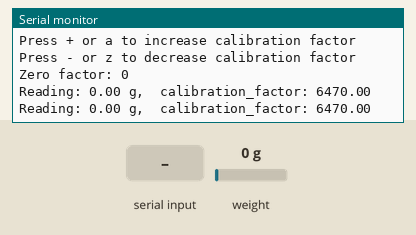
Simulated run of this sketch. Board: Arduino Uno, built with avr-gcc and run on an emulated ATmega328P. On the bench: the last lines printed to the serial monitor. The test bench sets the inputs (shaded band); at power-on: weight on the scale 0 g.

Above: at 12.2 s.
12.3 s: weight on the scale set to 100 g
At 13.6 s:
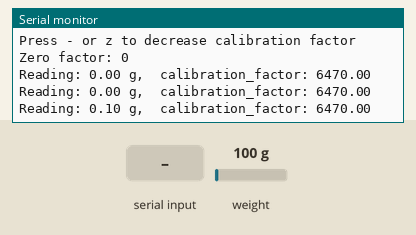
13.8 s: "+" received over Serial
15.3 s: "a" received over Serial
At 16.7 s:
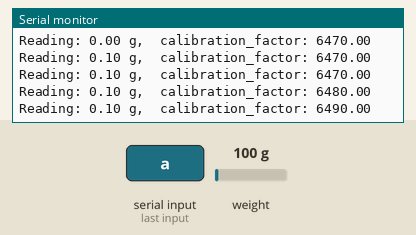
16.8 s: weight on the scale set to 1250 g
At 18.4 s:
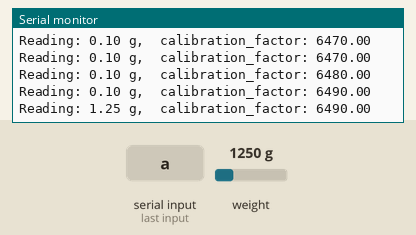
Timing chart, 0 to 19.3 s (numbered marks = the images above; inputs shaded):
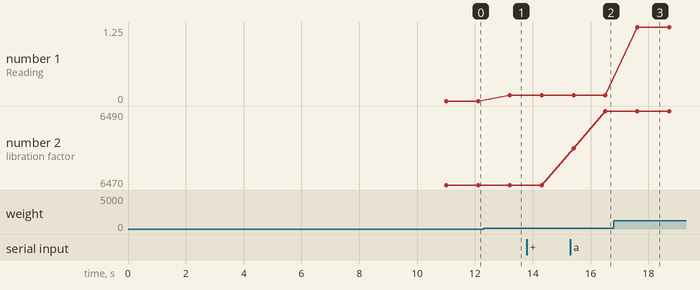

Measured:
- after the input at 12.3 s, the serial monitor: prints a new line after 0.91 s (image 1)
- after the input at 15.3 s, the serial monitor: prints a new line after 1.2 s (image 2)
- after the input at 16.8 s, the serial monitor: prints a new line after 0.82 s (image 3)
- plotted number 1: 0 → 0.1 after the input at 12.3 s, 0.1 → 1.25 after the input at 16.8 s
- plotted number 2: 6470 → 6490 after the input at 15.3 s

The sketch:

test_weight.ino
```cpp
// (licence header left out)
#include "HX711.h"

#define DOUT  7
#define CLK  8

HX711 scale;
unsigned long startMillis;
unsigned long currentMillis;
float calibration_factor = 6470; //6470

void setup() {
  scale.begin(DOUT, CLK);
  delay(3000);
  Serial.begin(115200);
  Serial.println();
  Serial.println("Calibration Starts: remove all weight from scale!");
  delay(5000);
  Serial.println();
  Serial.println("After readings starts, place known weight on scale");
  Serial.println();
  Serial.println("Press + or a to increase calibration factor");
  Serial.println("Press - or z to decrease calibration factor");
  Serial.println();

  scale.set_scale();
  scale.tare();	//Reset the scale to 0

  long zero_factor = scale.read_average(); //Get a baseline reading
  Serial.print("Zero factor: "); //This can be used to remove the need to tare the scale. Useful in permanent scale projects.
  Serial.println(zero_factor);
   scale.tare();  //Reset the scale to 0
}

void loop() {

  scale.set_scale(calibration_factor); //Adjust to this calibration factor

  Serial.print("Reading: ");
  //startMillis = micros();
  Serial.print(scale.get_units(), 2);//10Hz:0.07 ms; 20Hz: 41 ms; 50Hz: 70 ms; 100Hz: 80 ms; 1000Hz: 90 ms WAIT UNTIL READY!!!
  //Serial.println(micros() - startMillis); // max: 6 ms; >100Hz-read: 5-6ms; 65Hz-read: <1.5 ms; <=50Hz-read: 0.2 ms
  Serial.print(" g,  calibration_factor: "); //Change this to kg and re-adjust the calibration factor if you follow SI units like a sane person
  Serial.println(calibration_factor);

  if(Serial.available())
  {
    char temp = Serial.read();
    if(temp == '+' || temp == 'a')
      calibration_factor += 10;
    else if(temp == '-' || temp == 'z')
      calibration_factor -= 10;
  }
  delay(1000);
}
```
